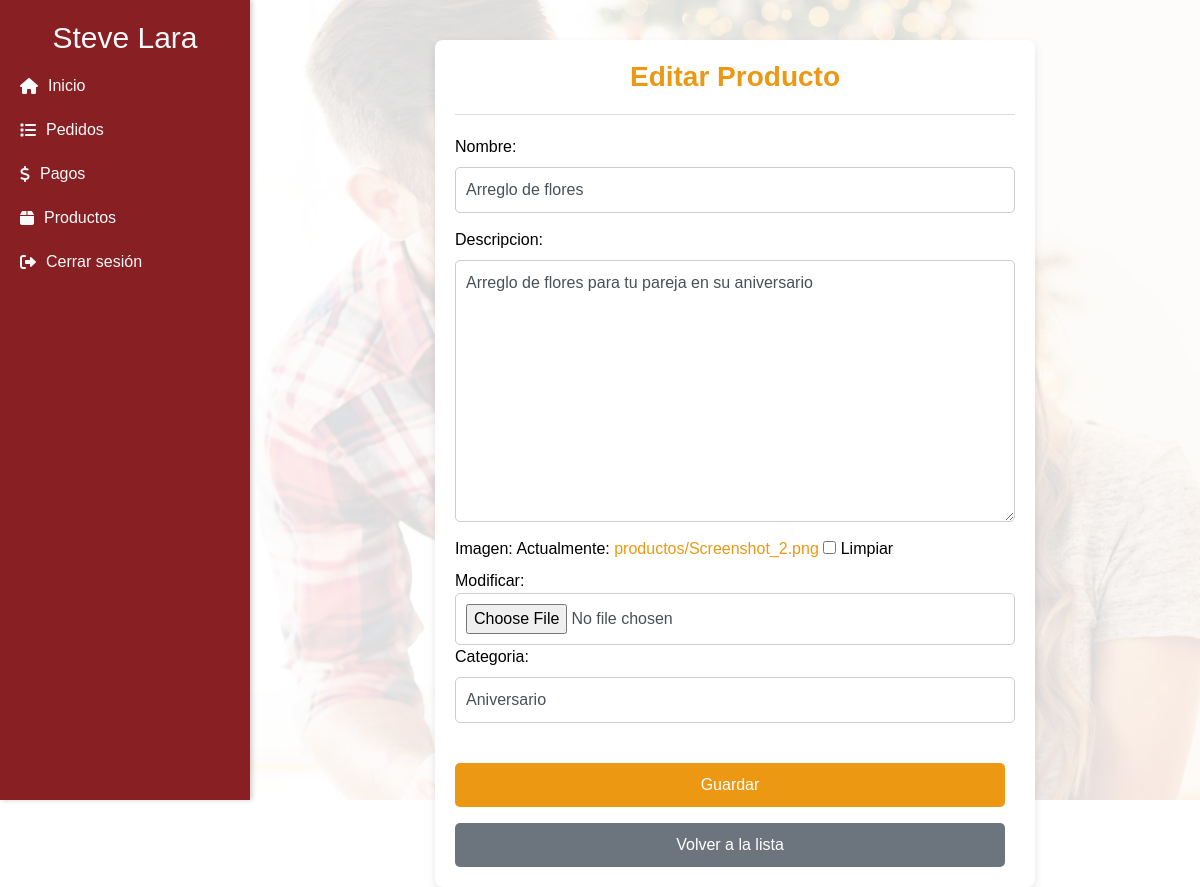
The app's page /productos/editar/1 (signed in) with its own data.
### pedidos/models.py (models this page shows, shortened)
class Cliente(models.Model):
    nombre = models.CharField(max_length=50)
    cedula = models.CharField(max_length=10)
    email = models.EmailField()
    telefono = models.CharField(max_length=10)
    ciudad = models.CharField(max_length=30)
    direccion = models.TextField(max_length=200)
    user = models.OneToOneField(User, related_name='cliente', on_delete=models.CASCADE, null=True, blank=True, unique=True)
    class Meta:
        db_table = 'cliente'

class Producto(models.Model):
    nombre = models.CharField(max_length=50)
    descripcion = models.TextField(max_length=200)
    imagen = models.ImageField(upload_to='media/productos/', default='productos/producto-default.jpg' , null=True, blank=True)
    categoria = models.CharField(max_length=100)
    precio_base = models.DecimalField(max_digits=10, decimal_places=2, default=0.0, blank=True, null=True)

### pedidos/views.py (the view)
# urls.py: path('productos/editar/<int:producto_id>', detalle_producto, name='detalle_producto'),              #Cargar Datos
@staff_member_required
def detalle_producto(request, producto_id):
    producto = get_object_or_404(Producto, id=producto_id)
    formulario = ProductoForm(instance=producto)  # Cargar el formulario con los datos del producto
    contenido = {
        'formulario': formulario,
        'producto': producto,
        'cliente': request.cliente,  # Llama al cliente del middleware
    }
    return render(request, 'productos/editar.html', contenido)

### pedidos/forms.py
class ProductoForm(forms.ModelForm):
    class Meta:
        model = Producto
        fields = ['nombre', 'descripcion', 'imagen', 'categoria']
        widgets = {
            'nombre': forms.TextInput(attrs={'class': 'form-control', 'placeholder': 'Ej: Producto XYZ'}),
            'descripcion': forms.Textarea(attrs={'class': 'form-control', 'placeholder': 'Ej: Descripción del producto'}),
            'imagen': forms.ClearableFileInput(attrs={'class': 'form-control'}),
            'categoria': forms.TextInput(attrs={'class': 'form-control', 'placeholder': 'Ej: Categoría'}),
        }

### templates/productos/editar.html (shortened to what this page needs)
{% extends 'menu.html' %}
{% block content %}
<div class="frm_container">
  <h1>Editar Producto</h1>
  <hr>
  <form method="post" action="{% url 'editar_producto' producto.id %}" enctype="multipart/form-data">
    {{ formulario }}
    <input type="submit" value="Guardar" class="btn btn-primary">
    <a href="{% url 'productos' %}" class="btn btn-secondary mt-3">Volver a la lista</a>
  </form>
</div>
{% endblock %}

### templates/menu.html (shortened to what this page needs)
<!doctype html>
<html>
<head>
  <link href="https://getbootstrap.com/docs/4.0/dist/css/bootstrap.min.css" rel="stylesheet">
  <link href="https://cdnjs.cloudflare.com/ajax/libs/font-awesome/6.0.0-beta3/css/all.min.css" rel="stylesheet">
  {% load static %}
  <link rel="stylesheet" href="{% static 'sweetalert2/sweetalert2.min.css' %}">
  <link href="{% static 'css/main.css' %}" rel="stylesheet">
  <link href="{% static 'css/responsive.css' %}" rel="stylesheet">
</head>
<body>
  <div class="row">
    <nav class="sidebar col-3">
      <h2>
        {% if user.is_authenticated %}
          {% if cliente %}
            {{ cliente.nombre }}
          {% else %}
            No tienes un cliente asociado
          {% endif %}
        {% else %}
          Bienvenido a Detalles Cariño
        {% endif %}
      </h2>
      <ul class="nav flex-column">
        <li class="nav-item">
          <a class="nav-link" href="{% url 'main' %}">
            <i class="fas fa-house"></i> Inicio
          </a>
        </li>
        {% if user.is_authenticated %}
            {% if user.is_staff %}
            <li class="nav-item">
              <a class="nav-link" href="{% url 'pedidos' %}">
                <i class="fas fa-list"></i> Pedidos
              </a>
            </li>
            <li class="nav-item">
              <a class="nav-link" href="{% url 'pagos' %}">
                <i class="fas fa-dollar"></i> Pagos
              </a>
            </li>
            <li class="nav-item">
              <a class="nav-link" href="{% url 'productos' %}">
                <i class="fas fa-box"></i> Productos
              </a>
            </li>
            {% endif %}
        <li class="nav-item">
          <a class="nav-link" href="{% url 'account_logout' %}">
            <i class="fas fa-sign-out-alt"></i> Cerrar sesión
          </a>
        </li>
        {% endif %}
      </ul>
    </nav>
    <main role="main" class="container col-9">
      {% block content %}{% endblock %}
    </main>
  </div>
</body>
</html>

### static/css/main.css (style rules this page uses)
body { font-family: Arial, sans-serif; color: #000000; position: relative; }
body::before { content: ""; position: fixed; top: 0; left: 0; width: 100%; height: 100vh; background-image: url("../img/bg-main.jpg"); background-size: cover; background-position: center; background-repeat: no-repeat; z-index: -1; }
body::after { content: ""; position: fixed; top: 0; left: 0; width: 100%; height: 100%; background-color: rgba(255, 255, 255, 0.85); z-index: -1; }
.sidebar { position: fixed; top: 0; left: 0; width: 250px; height: 100vh; background-color: #871f23; padding: 20px; color: #f8f9fa; box-shadow: 2px 0 5px rgba(0, 0, 0, 0.2); z-index: 1; }
.sidebar h2 { text-align: center; font-size: 30px; margin-top: 0; }
.sidebar a { color: #f8f9fa; text-decoration: none; display: flex; align-items: center; padding: 10px 0; }
.sidebar a i { margin-right: 10px; }
main { top: 0; left: 135px; height: 100vh; padding: 20px; justify-content: center; position: relative; z-index: 1; }
.btn { padding: 10px 20px; font-size: 16px; border: none; border-radius: 5px; cursor: pointer; transition: background-color 0.3s ease; margin-right: 10px; }
.frm_container { background-color: #fff; padding: 20px; border-radius: 8px; box-shadow: 0 4px 8px rgba(0, 0, 0, 0.1); max-width: 600px; margin: 20px auto; }
.frm_container h1 { font-size: 28px; color: #ec9813; font-weight: bold; text-align: center; margin-bottom: 20px; }
.frm_container hr { border: 0; height: 1px; background-color: #ddd; margin-bottom: 20px; }
.frm_container form { display: flex; flex-direction: column; }
.frm_container input[type="text"], .frm_container input[type="email"], .frm_container input[type="password"], .frm_container textarea { padding: 10px; font-size: 16px; border: 1px solid #ccc; border-radius: 5px; margin-bottom: 15px; width: 100%; }
.frm_container input[type="submit"] { margin-top: 25px; background-color: #ec9813; color: white; border: none; border-radius: 5px; padding: 10px 20px; font-size: 16px; cursor: pointer; transition: background-color 0.3s ease, transform 0.3s ease; }
.form-control { width: 100%; padding: 10px; border-radius: 5px; border: 1px solid #ccc; font-size: 16px; }
a { color: #ec9813; text-decoration: none; }
.btn-primary { background-color: #ec9813; color: #fff; padding: 10px 20px; border: none; border-radius: 5px; cursor: pointer; font-size: 16px; transition: background-color 0.3s ease, transform 0.3s ease; margin-top: 15px; }

### records on screen
Cliente: nombre "Steve Lara"
Producto: nombre "Arreglo de flores", descripcion "Arreglo de flores para tu pareja en su aniversario", categoria "Aniversario"
